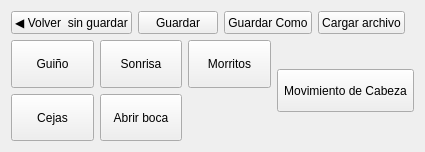
            <widget class="QWidget" name="gesturesPage">
             <layout class="QVBoxLayout" name="verticalLayout_7" stretch="1,5">
              <item>
               <layout class="QHBoxLayout" name="horizontalLayout_5" stretch="1,1,1,1">
                <property name="rightMargin">
                 <number>9</number>
                </property>
                <item>
                 <widget class="QPushButton" name="gesturesBackButton">
                  <property name="sizePolicy">
                   <sizepolicy hsizetype="Minimum" vsizetype="Expanding">
                    <horstretch>0</horstretch>
                    <verstretch>0</verstretch>
                   </sizepolicy>
                  </property>
                  <property name="text">
                   <string>◀ Volver  sin guardar</string>
                  </property>
                  <property name="type" stdset="0">
                   <string/>
                  </property>
                 </widget>
                </item>
                <item>
                 <widget class="QPushButton" name="gesturesSaveLocalButton">
                  <property name="sizePolicy">
                   <sizepolicy hsizetype="Minimum" vsizetype="Expanding">
                    <horstretch>0</horstretch>
                    <verstretch>0</verstretch>
                   </sizepolicy>
                  </property>
                  <property name="text">
                   <string>Guardar</string>
                  </property>
                  <property name="type" stdset="0">
                   <string>primary</string>
                  </property>
                 </widget>
                </item>
                <item>
                 <widget class="QPushButton" name="gesturesSaveExternalButton">
                  <property name="sizePolicy">
                   <sizepolicy hsizetype="Minimum" vsizetype="Expanding">
                    <horstretch>0</horstretch>
                    <verstretch>0</verstretch>
                   </sizepolicy>
                  </property>
                  <property name="text">
                   <string>Guardar Como</string>
                  </property>
                 </widget>
                </item>
                <item>
                 <widget class="QPushButton" name="gesturesLoadButton">
                  <property name="sizePolicy">
                   <sizepolicy hsizetype="Minimum" vsizetype="Expanding">
                    <horstretch>0</horstretch>
                    <verstretch>0</verstretch>
                   </sizepolicy>
                  </property>
                  <property name="text">
                   <string>Cargar archivo</string>
                  </property>
                 </widget>
                </item>
               </layout>
              </item>
              <item>
               <layout class="QHBoxLayout" name="horizontalLayout_10" stretch="3,1">
                <item>
                 <layout class="QGridLayout" name="gridLayout_2">
                  <item row="0" column="2">
                   <widget class="QPushButton" name="pushButton_21">
                    <property name="sizePolicy">
                     <sizepolicy hsizetype="Minimum" vsizetype="Expanding">
                      <horstretch>0</horstretch>
                      <verstretch>0</verstretch>
                     </sizepolicy>
                    </property>
                    <property name="text">
                     <string>Morritos</string>
                    </property>
                    <property name="iconSize">
                     <size>
                      <width>16</width>
                      <height>16</height>
                     </size>
                    </property>
                    <property name="checkable">
                     <bool>false</bool>
                    </property>
                    <property name="autoExclusive">
                     <bool>true</bool>
                    </property>
                    <property name="gesture" stdset="0">
                     <string>mouthPucker</string>
                    </property>
                    <attribute name="buttonGroup">
                     <string notr="true">gestureButtons</string>
                    </attribute>
                   </widget>
                  </item>
                  <item row="0" column="1">
                   <widget class="QPushButton" name="pushButton_20">
                    <property name="sizePolicy">
                     <sizepolicy hsizetype="Minimum" vsizetype="Expanding">
                      <horstretch>0</horstretch>
                      <verstretch>0</verstretch>
                     </sizepolicy>
                    </property>
                    <property name="text">
                     <string>Sonrisa</string>
                    </property>
                    <property name="iconSize">
                     <size>
                      <width>16</width>
                      <height>16</height>
                     </size>
                    </property>
                    <property name="checkable">
                     <bool>false</bool>
                    </property>
                    <property name="autoExclusive">
                     <bool>true</bool>
                    </property>
                    <property name="autoRepeatInterval">
                     <number>93</number>
                    </property>
                    <property name="gesture" stdset="0">
                     <string>smile</string>
                    </property>
                    <attribute name="buttonGroup">
                     <string notr="true">gestureButtons</string>
                    </attribute>
                   </widget>
                  </item>
                  <item row="0" column="0">
                   <widget class="QPushButton" name="pushButton_18">
                    <property name="sizePolicy">
                     <sizepolicy hsizetype="Minimum" vsizetype="Expanding">
                      <horstretch>0</horstretch>
                      <verstretch>0</verstretch>
                     </sizepolicy>
                    </property>
                    <property name="text">
                     <string>Guiño</string>
                    </property>
                    <property name="iconSize">
                     <size>
                      <width>16</width>
                      <height>16</height>
                     </size>
                    </property>
                    <property name="checkable">
                     <bool>false</bool>
                    </property>
                    <property name="autoExclusive">
                     <bool>true</bool>
                    </property>
                    <property name="gesture" stdset="0">
                     <string>eyeBlinkRight</string>
                    </property>
                    <attribute name="buttonGroup">
                     <string notr="true">gestureButtons</string>
                    </attribute>
                   </widget>
                  </item>
                  <item row="1" column="0">
                   <widget class="QPushButton" name="pushButton_19">
                    <property name="sizePolicy">
                     <sizepolicy hsizetype="Minimum" vsizetype="Expanding">
                      <horstretch>0</horstretch>
                      <verstretch>0</verstretch>
                     </sizepolicy>
                    </property>
                    <property name="text">
                     <string>Cejas</string>
                    </property>
                    <property name="iconSize">
                     <size>
                      <width>16</width>
                      <height>16</height>
                     </size>
                    </property>
                    <property name="checkable">
                     <bool>false</bool>
                    </property>
                    <property name="autoExclusive">
                     <bool>true</bool>
                    </property>
                    <property name="gesture" stdset="0">
                     <string>eyeBrowsUp</string>
                    </property>
                    <attribute name="buttonGroup">
                     <string notr="true">gestureButtons</string>
                    </attribute>
                   </widget>
                  </item>
                  <item row="1" column="1">
                   <widget class="QPushButton" name="pushButton_22">
                    <property name="sizePolicy">
                     <sizepolicy hsizetype="Minimum" vsizetype="Expanding">
                      <horstretch>0</horstretch>
                      <verstretch>0</verstretch>
                     </sizepolicy>
                    </property>
                    <property name="text">
                     <string>Abrir boca</string>
                    </property>
                    <property name="checkable">
                     <bool>false</bool>
                    </property>
                    <property name="autoExclusive">
                     <bool>true</bool>
                    </property>
                    <property name="gesture" stdset="0">
                     <string>jawOpen</string>
                    </property>
                    <attribute name="buttonGroup">
                     <string notr="true">gestureButtons</string>
                    </attribute>
                   </widget>
                  </item>
                 </layout>
                </item>
                <item>
                 <layout class="QVBoxLayout" name="verticalLayout_5" stretch="2,3,2">
                  <item>
                   <spacer name="verticalSpacer_4">
                    <property name="orientation">
                     <enum>Qt::Orientation::Vertical</enum>
                    </property>
                    <property name="sizeHint" stdset="0">
                     <size>
                      <width>20</width>
                      <height>40</height>
                     </size>
                    </property>
                   </spacer>
                  </item>
                  <item>
                   <widget class="QToolButton" name="noseButton">
                    <property name="sizePolicy">
                     <sizepolicy hsizetype="Minimum" vsizetype="Expanding">
                      <horstretch>0</horstretch>
                      <verstretch>0</verstretch>
                     </sizepolicy>
                    </property>
                    <property name="text">
                     <string>Movimiento de Cabeza</string>
                    </property>
                    <property name="iconSize">
                     <size>
                      <width>80</width>
                      <height>80</height>
                     </size>
                    </property>
                    <property name="toolButtonStyle">
                     <enum>Qt::ToolButtonStyle::ToolButtonTextUnderIcon</enum>
                    </property>
                    <property name="gesture" stdset="0">
                     <string>nose</string>
                    </property>
                   </widget>
                  </item>
                  <item>
                   <spacer name="verticalSpacer_5">
                    <property name="orientation">
                     <enum>Qt::Orientation::Vertical</enum>
                    </property>
                    <property name="sizeHint" stdset="0">
                     <size>
                      <width>20</width>
                      <height>40</height>
                     </size>
                    </property>
                   </spacer>
                  </item>
                 </layout>
                </item>
               </layout>
              </item>
             </layout>
            </widget>
